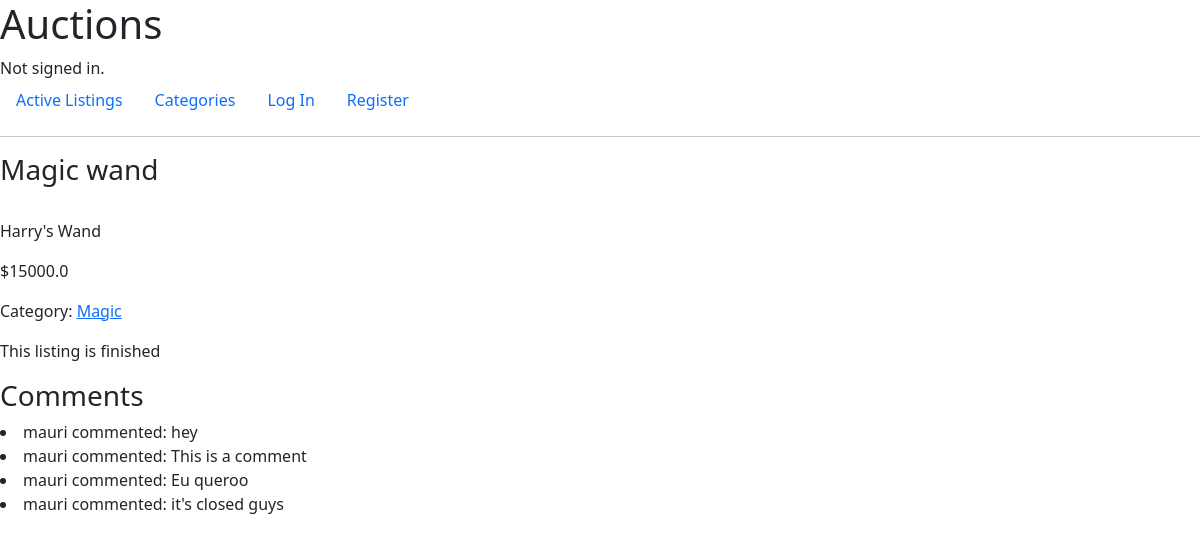
Page /listing/19 on the committed database.
### auctions/models.py (models this page shows, shortened)
class AuctionListing(models.Model):
    user = models.ForeignKey(User, on_delete=models.CASCADE)
    title = models.CharField(max_length=64)
    description = models.CharField(max_length=255)
    starting_bid = models.FloatField()
    imageUrl = models.CharField(null=True, blank=True, max_length=500)
    date = models.DateTimeField(auto_now_add=True)
    watchlist = models.ManyToManyField(User, blank=True, related_name="watchlist")
    category = models.ForeignKey(Category, blank=True, null=True, on_delete=models.CASCADE, related_name="listings")
    isActive = models.BooleanField(default=True)
    winner = models.ForeignKey(User, blank=True, null=True, on_delete=models.CASCADE, related_name="winner")
    numberOfBids = models.IntegerField()

class Bid(models.Model):
    user = models.ForeignKey(User, on_delete=models.CASCADE)
    amount = models.FloatField()
    listing = models.ForeignKey(AuctionListing, on_delete=models.CASCADE, related_name="bids")

class Category(models.Model):
    name = models.CharField(max_length=64)
    imageUrl = models.CharField(max_length=10000, null=True, blank=True)
    def __str__(self):
        return f"{self.name}"

class Comment(models.Model):
    user = models.ForeignKey(User, on_delete=models.CASCADE)
    comment = models.CharField(max_length=255)
    listing = models.ForeignKey(AuctionListing,blank=True, null=True, on_delete=models.CASCADE, related_name="comments")
    date = models.DateTimeField(auto_now_add=True)

class User(AbstractUser):
    pass

### auctions/views.py (the view)
# urls.py: path("listing/<str:id>", views.listing, name="listing"),
def listing(request, id):
    auction = AuctionListing.objects.get(id=id)
    isListingInWatchlist = request.user in auction.watchlist.all()
    return render(request, "auctions/listing.html", {
        "auction": auction,
        "isListingInWatchlist": isListingInWatchlist,
        "comments": Comment.objects.filter(listing=auction),
        "currentBid": auction.bids.all().order_by('amount').last()
    })

### auctions/templates/auctions/listing.html (shortened to what this page needs)
{% extends "auctions/layout.html" %}
{% block body %}
    <h3>{{ auction.title }}</h3>
    <p>{{ auction.description }}</p>
    <p>${{ currentBid.amount }}</p>
    {% if auction.category %}
        <p>Category: <a href="{% url 'category' categoryId=auction.category.id %}">{{ auction.category }}</a> </p>
    {% endif %}
    {% if auction.isActive %}
        <p>{{ auction.numberOfBids }} bid(s) so far. {% if currentBid.user == user %}Your bid is the current bid. {% endif%} </p>
        <form action="{% url 'placebid' %}" method="post">
            {% csrf_token %}
            <input type="number" placeholder="Bid" name="bid"> <br>
            <input type="hidden" name="id" value="{{ auction.id }}">
            <input type="submit" value="Place Bid">
        </form>
        <p></p>
    {% else %}
        <p>This listing is finished</p>
    {% endif %}
    <h3>Comments</h3>
    {% for comment in comments %}
        <li>{{ comment.user }} commented:  {{ comment.comment }}</li>
    {% endfor %}
{% endblock %}

### auctions/templates/auctions/layout.html (shortened to what this page needs)
{% load static %}
<!DOCTYPE html>
<html lang="en">
    <head>
        <link rel="stylesheet" href="https://stackpath.bootstrapcdn.com/bootstrap/4.4.1/css/bootstrap.min.css">
        <link href="https://cdn.jsdelivr.net/npm/bootstrap@5.3.3/dist/css/bootstrap.min.css" rel="stylesheet">
    </head>
    <body>
        <h1>Auctions</h1>
        <div>
            {% if user.is_authenticated %}
                Signed in as <strong>{{ user.username }}</strong>.
            {% else %}
                Not signed in.
            {% endif %}
        </div>
        <ul class="nav">
            <li class="nav-item">
                <a class="nav-link" href="{% url 'index' %}">Active Listings</a>
            </li>
            <li class="nav-item">
                <a class="nav-link" href="{% url 'displayCategories' %}">Categories</a>
            </li>
            {% if user.is_authenticated %}
                <li class="nav-item">
                    <a class="nav-link" href="{% url 'logout' %}">Log Out</a>
                </li>
                <li class="nav-item">
                    <a href="{% url 'createlisting' %}">Create Listing</a>
                </li>
                <li class="nav-item">
                    <a href="{% url 'watchlist' %}">Watchlist</a>
                </li>
            {% else %}
                <li class="nav-item">
                    <a class="nav-link" href="{% url 'login' %}">Log In</a>
                </li>
                <li class="nav-item">
                    <a class="nav-link" href="{% url 'register' %}">Register</a>
                </li>
            {% endif %}
        </ul>
        <hr>
        {% block body %}
        {% endblock %}
    </body>
</html>

### rows in the picture
AuctionListing: title "Magic wand", description "Harry's Wand", category "Magic"
Bid: amount "15000.0"
Comment: user "mauri", comment "hey"
Comment: user "mauri", comment "This is a comment"
Comment: user "mauri", comment "Eu queroo"
Comment: user "mauri", comment "it's closed guys"
